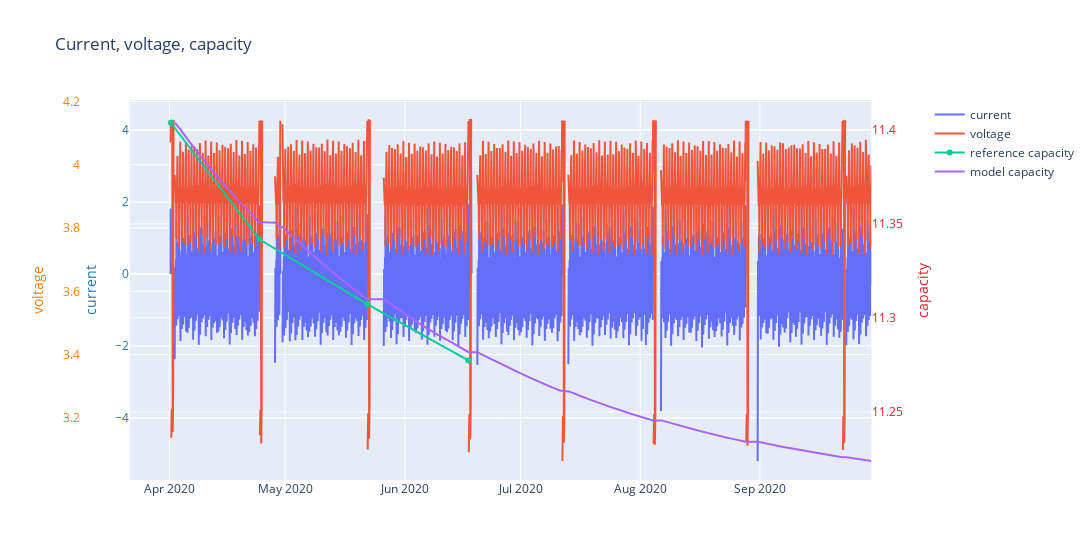

The code cell stored with this chart in its notebook:
### Code cell
# define a damage function based on the cycle features
# calculate over time and subtract from the reference capacity
# (below is just a non-sensical example)
cycles['magic'] = ''
cycles['magic'][0] = cycles['capacity'][0]
for i in cycles.index[1:]:
    a = cycles['duration'][i]
    b = abs(cycles['v_change'][i])
    damage = a * b * 0.0000002 * ( 1 - 5*(cycles['capacity'][0] - cycles['magic'][i-1]))
    remain = cycles['magic'][i-1] - damage
    cycles['magic'][i] = remain

# plot stuff
import plotly.graph_objects as go
resampled_data = data.set_index('datetime').resample('60T').mean().reset_index()
fig = go.Figure()
fig.add_trace(go.Scatter(x=resampled_data['datetime'], y=resampled_data['current'], name="current"))
fig.add_trace(go.Scatter(x=resampled_data['datetime'], y=resampled_data['voltage'], name="voltage", yaxis="y2"))
fig.add_trace(go.Scatter(x=refc['datetime'], y=refc['Q_discharge'], name="reference capacity", yaxis="y3"))
fig.add_trace(go.Scatter(x=cycles['start_date'], y=cycles['magic'], name="model capacity", yaxis="y3"))

fig.update_layout(
    xaxis=dict(domain=[0.06, 0.95]), yaxis=dict(title="current", titlefont=dict( color="#1f77b4"), tickfont=dict(color="#1f77b4")),
    yaxis2=dict(title="voltage", titlefont=dict(color="#ff7f0e"), tickfont=dict(color="#ff7f0e"), anchor="free", overlaying="y", side="left", position=0),
    yaxis3=dict(title="capacity", titlefont=dict(color="#d62728"), tickfont=dict(color="#d62728"), anchor="x", overlaying="y", side="right"),
)

fig.update_layout(title_text="Current, voltage, capacity", width=1700)
fig.show()

### Figure 1 — Plotly figure (JSON) as saved in the notebook; plotly's stock layout.template omitted (floating-point values rounded to 4 significant figures; data arrays with more than 128 entries replaced by an {"elided": "..."} marker saying what was removed)
{"data": [{"name": "current", "type": "scatter", "x": {"elided": "4359 str values"}, "y": {"elided": "4359 float values"}}, {"name": "voltage", "type": "scatter", "x": {"elided": "4359 str values"}, "y": {"elided": "4359 float values"}, "yaxis": "y2"}, {"name": "reference capacity", "type": "scatter", "x": ["2020-04-01T08:49:50", "2020-04-24T07:14:18", "2020-05-22T05:56:22", "2020-06-17T10:59:20"], "y": [11.4, 11.34, 11.31, 11.28], "yaxis": "y3"}, {"name": "model capacity", "type": "scatter", "x": {"elided": "7079 str values"}, "y": {"elided": "7079 float values"}, "yaxis": "y3"}], "layout": {"title": {"text": "Current, voltage, capacity"}, "width": 1700, "xaxis": {"domain": [0.06, 0.95]}, "yaxis": {"tickfont": {"color": "#1f77b4"}, "title": {"font": {"color": "#1f77b4"}, "text": "current"}}, "yaxis2": {"anchor": "free", "overlaying": "y", "position": 0, "side": "left", "tickfont": {"color": "#ff7f0e"}, "title": {"font": {"color": "#ff7f0e"}, "text": "voltage"}}, "yaxis3": {"anchor": "x", "overlaying": "y", "side": "right", "tickfont": {"color": "#d62728"}, "title": {"font": {"color": "#d62728"}, "text": "capacity"}}}}
